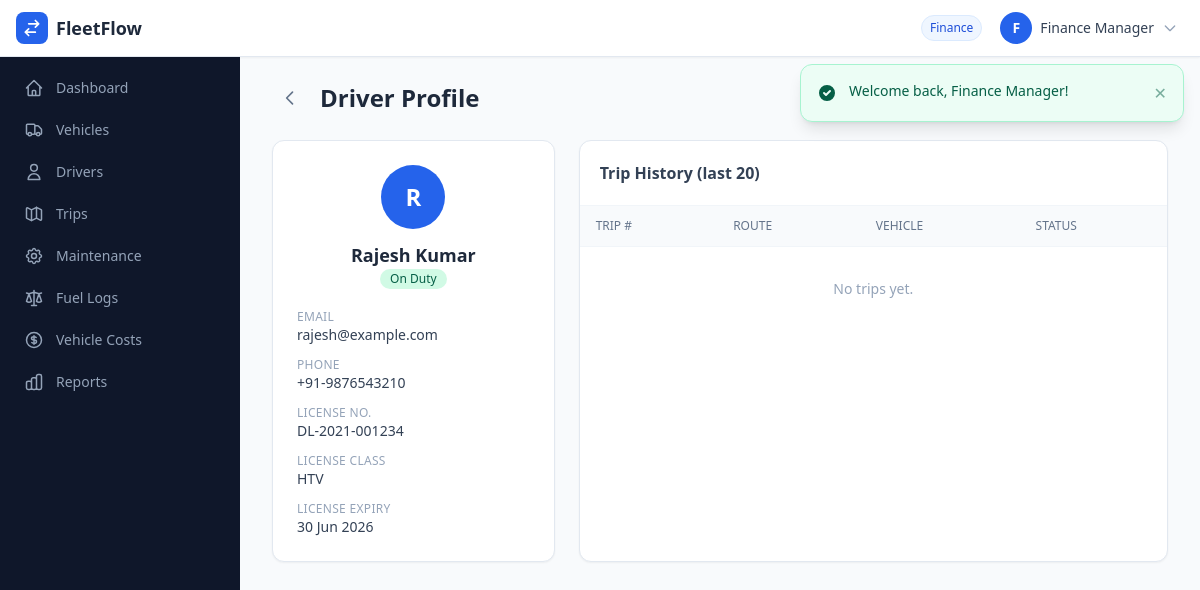
The app's page /driver_profile.php?id=1 (signed in) with its own data.
### tables this page shows
CREATE TABLE drivers (
    id INT AUTO_INCREMENT PRIMARY KEY,
    name VARCHAR(100) NOT NULL,
    email VARCHAR(150),
    phone VARCHAR(30),
    license_number VARCHAR(50) NOT NULL UNIQUE,
    license_expiry DATE NOT NULL,
    license_class VARCHAR(20),
    status ENUM('On Duty','Off Duty','Suspended') NOT NULL DEFAULT 'Off Duty',
    date_of_birth DATE,
    address TEXT,
    emergency_contact VARCHAR(100),
    emergency_phone VARCHAR(30),
    notes TEXT,
    created_at TIMESTAMP DEFAULT CURRENT_TIMESTAMP,
    updated_at TIMESTAMP DEFAULT CURRENT_TIMESTAMP ON UPDATE CURRENT_TIMESTAMP
);

### driver_profile.php (the view, shortened to what this page needs)
<?php
$db = getDB();
$id = (int)($_GET['id'] ?? 0);
$stmt = $db->prepare("SELECT * FROM drivers WHERE id=:id");
$stmt->execute(['id'=>$id]);
$driver = $stmt->fetch();
$trips = $db->prepare("SELECT t.*, v.license_plate FROM trips t JOIN vehicles v ON v.id=t.vehicle_id WHERE t.driver_id=:id ORDER BY t.created_at DESC LIMIT 20");
$trips->execute(['id'=>$id]);
$trips = $trips->fetchAll();
$expired = strtotime($driver['license_expiry']) < time();
include 'includes/header.php';
?>
<div class="max-w-4xl mx-auto">
    <div class="flex items-center gap-3 mb-6">
        <a href="drivers.php" class="p-2 hover:bg-slate-100 rounded-lg transition">
            <svg class="w-5 h-5 text-slate-500" fill="none" stroke="currentColor" viewBox="0 0 24 24"><path stroke-linecap="round" stroke-linejoin="round" stroke-width="2" d="M15 19l-7-7 7-7"/></svg>
        </a>
        <div><h1 class="text-2xl font-bold text-slate-800">Driver Profile</h1></div>
    </div>
    <div class="grid lg:grid-cols-3 gap-6">
        <div class="bg-white rounded-xl border border-slate-200 shadow-sm p-6">
            <div class="flex flex-col items-center text-center mb-5">
                <div class="w-16 h-16 rounded-full bg-blue-600 flex items-center justify-center text-white text-2xl font-bold mb-3">
                    <?= strtoupper(substr($driver['name'],0,1)) ?>
                </div>
                <h2 class="font-bold text-slate-800 text-lg"><?= e($driver['name']) ?></h2>
                <?= statusBadge($driver['status']) ?>
            </div>
            <div class="space-y-3 text-sm">
                <?php
                $fields = [
                    'Email'              => $driver['email'],
                    'Phone'              => $driver['phone'],
                    'License No.'        => $driver['license_number'],
                    'License Class'      => $driver['license_class'],
                    'License Expiry'     => date('d M Y', strtotime($driver['license_expiry'])) . ($expired ? ' ⚠️' : ''),
                    'Date of Birth'      => $driver['date_of_birth'] ? date('d M Y', strtotime($driver['date_of_birth'])) : null,
                    'Emergency Contact'  => $driver['emergency_contact'],
                    'Emergency Phone'    => $driver['emergency_phone'],
                ];
                foreach ($fields as $label => $val):
                    if (!$val) continue;
                ?>
                <div class="flex flex-col">
                    <span class="text-xs text-slate-400 uppercase tracking-wide"><?= $label ?></span>
                    <span class="text-slate-700 font-medium"><?= e($val) ?></span>
                </div>
                <?php endforeach; ?>
            </div>
        </div>
        <div class="lg:col-span-2 bg-white rounded-xl border border-slate-200 shadow-sm">
            <div class="p-5 border-b border-slate-100">
                <h3 class="font-semibold text-slate-700">Trip History (last 20)</h3>
            </div>
            <div class="overflow-x-auto">
                <table class="w-full text-sm">
                    <thead class="bg-slate-50">
                        <tr class="text-xs uppercase text-slate-500 border-b border-slate-100">
                            <th class="text-left px-4 py-3 font-medium">Trip #</th>
                            <th class="text-left px-4 py-3 font-medium">Route</th>
                            <th class="text-left px-4 py-3 font-medium">Vehicle</th>
                            <th class="text-left px-4 py-3 font-medium">Status</th>
                        </tr>
                    </thead>
                    <tbody class="divide-y divide-slate-100">
                        <?php if(empty($trips)): ?>
                        <tr><td colspan="4" class="text-center py-8 text-slate-400">No trips yet.</td></tr>
                        <?php endif; ?>
                    </tbody>
                </table>
            </div>
        </div>
    </div>
</div>
<?php include 'includes/footer.php'; ?>

### config.php (shortened to what this page needs)
<?php
function e(string $str): string {
    return htmlspecialchars($str, ENT_QUOTES, 'UTF-8');
}
function statusBadge(string $status): string {
    $map = [
        'Available'   => 'bg-emerald-100 text-emerald-800',
        'On Trip'     => 'bg-blue-100 text-blue-800',
        'In Shop'     => 'bg-amber-100 text-amber-800',
        'Suspended'   => 'bg-red-100 text-red-800',
        'Completed'   => 'bg-green-100 text-green-800',
        'Cancelled'   => 'bg-gray-100 text-gray-700',
        'Draft'       => 'bg-slate-100 text-slate-700',
        'Dispatched'  => 'bg-indigo-100 text-indigo-800',
        'On Duty'     => 'bg-emerald-100 text-emerald-800',
        'Off Duty'    => 'bg-gray-100 text-gray-700',
        'Scheduled'   => 'bg-blue-100 text-blue-700',
        'In Progress' => 'bg-amber-100 text-amber-800',
    ];
    $cls = $map[$status] ?? 'bg-gray-100 text-gray-700';
    return "<span class='inline-flex items-center px-2.5 py-0.5 rounded-full text-xs font-medium $cls'>$status</span>";
}

### records on screen
drivers: name "R", name "Rajesh Kumar", status "On Duty", email "rajesh@example.com", phone "+91-9876543210", license_number "DL-2021-001234", license_class "HTV"

### other values on screen
$user['role'] "Finance"
substr($user['name'] ?? 'U', 0, 1) "F"
$user['name'] "Finance Manager"
$item['label'] "Dashboard"
$item['label'] "Vehicles"
$item['label'] "Drivers"
$item['label'] "Trips"
$item['label'] "Maintenance"
$item['label'] "Fuel Logs"
$item['label'] "Vehicle Costs"
$item['label'] "Reports"
$flash['message'] "Welcome back, Finance Manager!"
$label "EMAIL"
$label "PHONE"
$label "LICENSE NO."
